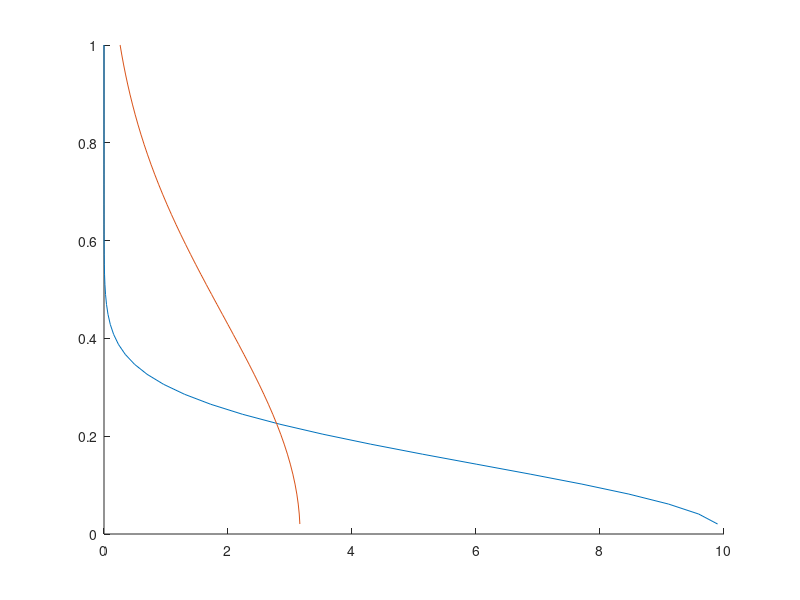
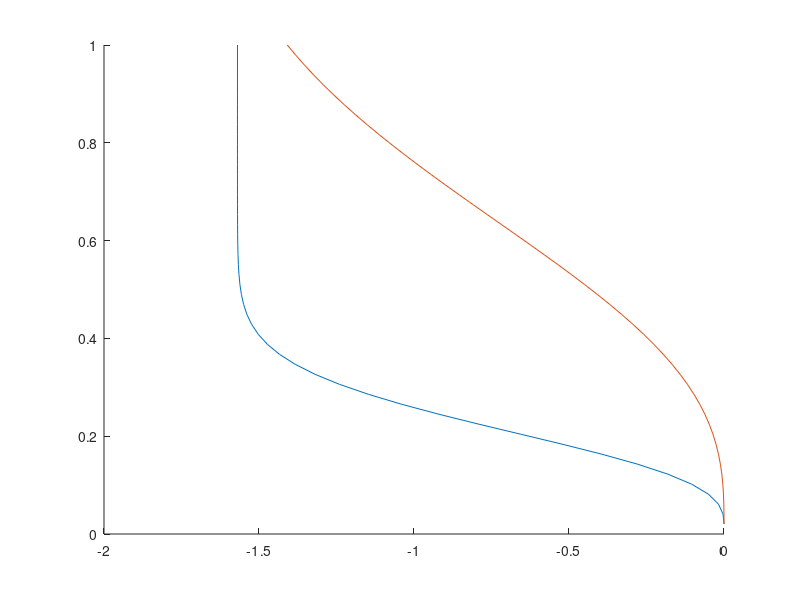

Recreate these plots in MATLAB, in order. (Note: this script raises an error after producing the figures.)
clear; close all; clc;

C = 1;
mu = 1;
rho = 1;
tmax = 5;
ymax = 1;
ts = [0.01, 0.1];

figure(1);
hold on;
figure(2);
hold on;

for idx=1:length(ts)
  t = ts(idx);
  y = linspace(0,ymax,50);
  dudy = C./sqrt(mu*t/rho).*exp(-y.^2./(4*mu*t)*rho);
  dudy = dudy(2:end);
  figure(1);
  plot(dudy,y(2:end));
  us = [];
  for idy=2:length(y)-1
    y_partial = y(1:idy);
    dudy_partial = dudy(1:idy);
    u = trapz(dudy_partial,y_partial);
    us(idy) = u;
  end
  figure(2);
  plot(us,y(2:end));
end

figure(1);
% legend('t=0.01','t=0.1');
legend(string(ts));
title('速度勾配の大きさ');
xlabel('$\partial u / \partial x $','interpreter','latex', 'FontWeight','bold')
ylabel('y','interpreter','latex');
grid;

figure(2);
% legend('t=0.01','t=0.1');
legend(string(ts));
title('流速');
xlabel('$u / U$','interpreter','latex', 'FontWeight','bold')
ylabel('y','interpreter','latex');
grid;

figure(3);
t = 0:60; %s
nu = 15.01e-6; %m2/s
delta = sqrt(pi*nu*t); %m
plot(t,delta*100); %cm
title('Scale of delta dragged by air [cm]');
xlabel('time [s]');
ylabel('delta [cm]');
grid;
big;

H = 84.852; %km
T = 83.5-2*H; %C
P = 3.956*(214.65/(T+273.15))^(-17.082); %Pa
rho = 0.0034837*P/(T+273.15); %kg/m3
mu = 1.83e-5; %Pa•s
velocity = sqrt(pi)/2*sqrt(mu/(1*rho)); %m/s
fprintf('高度84kmでの境界層進展速度: %.2f [cm/s]\n',velocity*100);

H = 1; %km
T = 15-6.5*H; %C
P = 101325*(288.15/(T+273.15))^(-5.256);
rho = 0.0034837*P/(T+273.15); %kg/m3
mu = 1.83e-5; %Pa•s
velocity = sqrt(pi)/2*sqrt(mu/(1*rho)); %m/s
fprintf('高度1kmでの境界層進展速度: %.2f [cm/s]\n',velocity*100);






